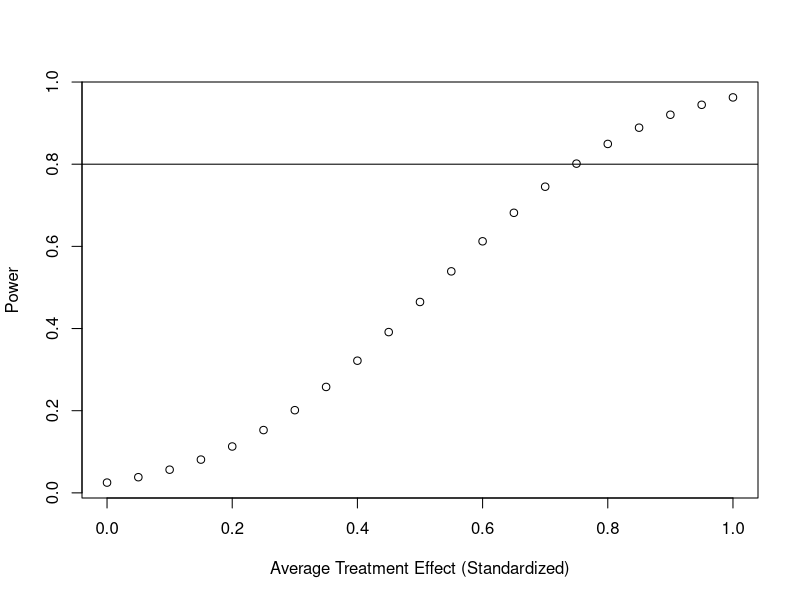

Here is the R script that generated this plot:
## ---- chunk 1
# power for n = 29, SD = 1, what can we find?
# ignoring blocks
some_taus <- seq(0,1,by=.05)
pow_by_tau <- sapply(some_taus, function(thetau){
power.t.test(n = 29, delta = thetau, sd = 1, sig.level = 0.05)$power
              })
plot(some_taus,pow_by_tau,
    xlab="Average Treatment Effect (Standardized)",
    ylab="Power")
abline(h=.8)
